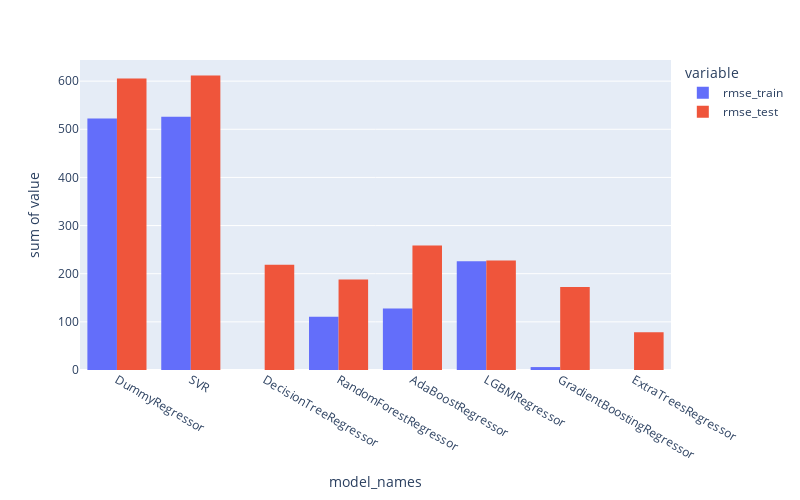

Source (notebook cell):
### Code cell
px.histogram(
    df_score_melt,
    x="model_names",
    y="value",
    color='variable',
    barmode='group',
    width=800,
    height=500
).show()

### Figure 1 — Plotly figure (JSON) as saved in the notebook; plotly's stock layout.template omitted (floating-point values rounded to 4 significant figures)
{"data": [{"alignmentgroup": "True", "bingroup": "x", "histfunc": "sum", "hovertemplate": "variable=rmse_train<br>model_names=%{x}<br>sum of value=%{y}<extra></extra>", "legendgroup": "rmse_train", "marker": {"color": "#636efa", "pattern": {"shape": ""}}, "name": "rmse_train", "offsetgroup": "rmse_train", "orientation": "v", "showlegend": true, "type": "histogram", "x": ["DummyRegressor", "SVR", "DecisionTreeRegressor", "RandomForestRegressor", "AdaBoostRegressor", "LGBMRegressor", "GradientBoostingRegressor", "ExtraTreesRegressor"], "xaxis": "x", "y": [522.2, 526.2, 6.806e-17, 110.4, 127.6, 225.8, 6.067, 7.431e-13], "yaxis": "y"}, {"alignmentgroup": "True", "bingroup": "x", "histfunc": "sum", "hovertemplate": "variable=rmse_test<br>model_names=%{x}<br>sum of value=%{y}<extra></extra>", "legendgroup": "rmse_test", "marker": {"color": "#EF553B", "pattern": {"shape": ""}}, "name": "rmse_test", "offsetgroup": "rmse_test", "orientation": "v", "showlegend": true, "type": "histogram", "x": ["DummyRegressor", "SVR", "DecisionTreeRegressor", "RandomForestRegressor", "AdaBoostRegressor", "LGBMRegressor", "GradientBoostingRegressor", "ExtraTreesRegressor"], "xaxis": "x", "y": [605.4, 611.7, 218.6, 188.2, 258.7, 227.6, 172.5, 78.36], "yaxis": "y"}], "layout": {"barmode": "group", "height": 500, "legend": {"title": {"text": "variable"}, "tracegroupgap": 0}, "margin": {"t": 60}, "width": 800, "xaxis": {"anchor": "y", "domain": [0, 1], "title": {"text": "model_names"}}, "yaxis": {"anchor": "x", "domain": [0, 1], "title": {"text": "sum of value"}}}}
